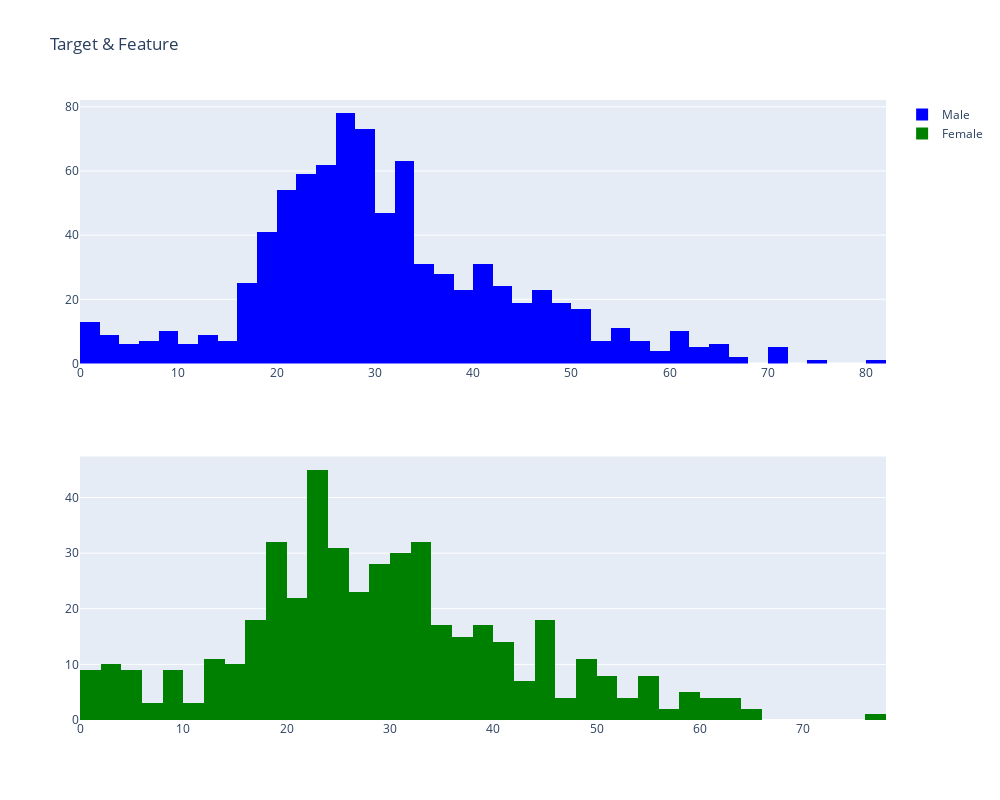

This figure's notebook cell:
### Markdown cell above
#### Use seaborn to plot the distribution of `Age` based on the `Gender`.
**Hint**: Use Facetgrid.

### Code cell
# your code here
fig = make_subplots(rows=2, cols=1)

fig.add_trace(go.Histogram(x = df_titanic[df_titanic['Gender'] == 'male']['Age'], name='Male', marker=dict(color='blue'), nbinsx = 50), row=1, col=1)
fig.add_trace(go.Histogram(x = df_titanic[df_titanic['Gender'] == 'female']['Age'], name='Female', marker=dict(color='green'), nbinsx = 50), row=2, col=1)

# Adjust the height, width, and title of the layout
fig.update_layout(height=800, width=1000, title_text="Target & Feature")
fig.show()

### Figure 1 — Plotly figure (JSON) as saved in the notebook; plotly's stock layout.template omitted (floating-point values rounded to 4 significant figures; data arrays with more than 128 entries replaced by an {"elided": "..."} marker saying what was removed)
{"data": [{"marker": {"color": "blue"}, "name": "Male", "nbinsx": 50, "type": "histogram", "x": {"elided": "843 float values"}, "xaxis": "x", "yaxis": "y"}, {"marker": {"color": "green"}, "name": "Female", "nbinsx": 50, "type": "histogram", "x": {"elided": "466 float values"}, "xaxis": "x2", "yaxis": "y2"}], "layout": {"height": 800, "title": {"text": "Target & Feature"}, "width": 1000, "xaxis": {"anchor": "y", "domain": [0, 1]}, "xaxis2": {"anchor": "y2", "domain": [0, 1]}, "yaxis": {"anchor": "x", "domain": [0.575, 1]}, "yaxis2": {"anchor": "x2", "domain": [0, 0.425]}}}
